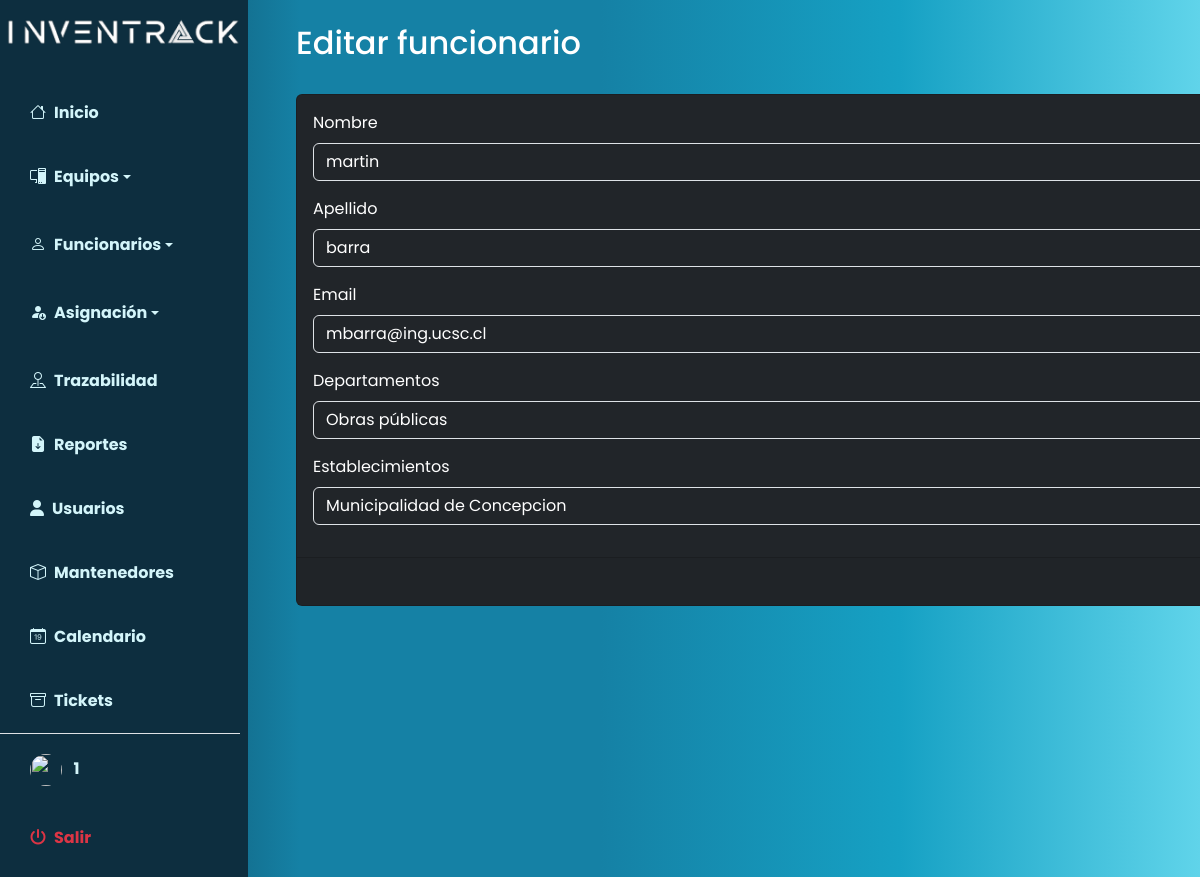
Page /index.php?p=mantenedores/funcionarios/edit&id=19 (signed in) on the committed database.
### tables this page shows
CREATE TABLE `funcionarios` (
  `id` int(10) NOT NULL,
  `nombre` varchar(50) NOT NULL,
  `apellido` varchar(50) NOT NULL,
  `email` varchar(50) NOT NULL,
  `establecimiento_id` int(10) NOT NULL,
  `departamento_id` int(10) NOT NULL
);

### index.php (called while the page is built, shortened)
<?php
$pagina = isset($_GET['p']) ? strtolower($_GET['p']) : 'home';
require_once 'includes/header.php';
require_once 'pages/' . $pagina . '.php';
require_once 'includes/footer.php';
?>

### pages/mantenedores/funcionarios/edit.php (the view, shortened to what this page needs)
<?php
include("database/auth.php");
$id = $_GET["id"];
$query = "SELECT * FROM funcionarios WHERE id=" . $id . ";";
$result = mysqli_query($connection, $query);
if ($row = mysqli_fetch_assoc($result)) {
    $nombre = $row["nombre"];
    $apellido = $row["apellido"];
    $email = $row["email"];
    $establecimientos = $row["establecimiento_id"];
    $departamentos = $row["departamento_id"];
} else {
    header("Location: index.php?p=mantenedores/funcionarios/index");
}
?>
<nav class="navbar navbar-expand-lg navbar-light bg-transparent py-4 px-4">
    <h2 class="fs-2 mx-4 text-white">Editar funcionario</h2>
</nav>
<div class="card mx-5 text-bg-dark">
    <div class="row" id="contenedortabla">
        <form action="pages/mantenedores/funcionarios/actions/update.php" method="POST">
            <div class="card-body">
                <div class="row">
                    <div class="col-md-12 mb-3">
                        <label for="nombre" class="form-label">Nombre</label>
                        <input type="text" class="form-control text-bg-dark" id="nombre" name="nombre"
                            value="<?php echo $nombre ?>">
                    </div>
                    <div class="col-md-12 mb-3">
                        <label for="apellido" class="form-label">Apellido</label>
                        <input type="text" class="form-control text-bg-dark" id="apellido" name="apellido"
                            value="<?php echo $apellido ?>">
                    </div>
                    <div class="col-md-12 mb-3">
                        <label for="email" class="form-label">Email</label>
                        <input type="email" class="form-control text-bg-dark" id="email" name="email"
                            value="<?php echo $email ?>">
                    </div>
                    <div class="col-md-12 mb-3">
                        <label for="departamentos" class="form-label">Departamentos</label>
                        <select class="form-control text-bg-dark" id="departamentos" name="departamentos">
                            <?php
                            $sql = $connection->query("SELECT * FROM departamentos");
                            while ($resultado = $sql->fetch_assoc()) {
                                $selected = ($resultado['id'] == $departamentos) ? "selected" : "";
                                echo "<option value='" . $resultado['id'] . "' $selected>" . $resultado['departamento'] . "</option>";
                            }
                            ?>
                        </select>
                    </div>
                    <div class="col-md-12 mb-3">
                        <label for="establecimientos" class="form-label">Establecimientos</label>
                        <select class="form-control text-bg-dark" id="establecimientos" name="establecimientos">
                            <?php
                            $sql = $connection->query("SELECT * FROM establecimientos");
                            while ($resultado = $sql->fetch_assoc()) {
                                $selected = ($resultado['id'] == $establecimientos) ? "selected" : "";
                                echo "<option value='" . $resultado['id'] . "' $selected>" . $resultado['establecimiento'] . "</option>";
                            }
                            ?>
                        </select>
                    </div>
                </div>
            </div>
            <div class="card-footer text-body-secondary text-end">
            </div>
    </div>
</div>

### includes/estilos.css (style rules this page uses)
:root { --main-bg-color: #ffda07; --main-text-color: #eee8e8; --second-text-color: #d3f5fa; --second-bg-color: #7fa897; }
#contenedortabla { position: relative; width: max-content; }

### includes/header.php (style rules this page uses)
body { font-family: 'Poppins', sans-serif; }

### rows in the picture
funcionarios: nombre "martin", apellido "barra", email "mbarra@ing.ucsc.cl"

### other values in the picture
$_SESSION['username'] "1"
form field departamentos "Obras públicas"
form field establecimientos "Municipalidad de Concepcion"
